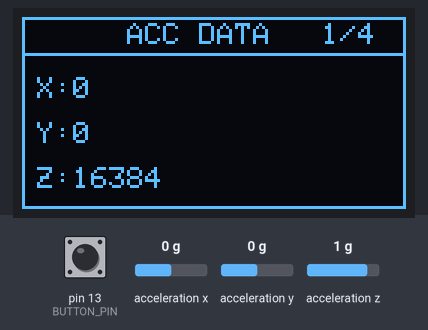
The sketch below on a simulated Arduino Uno, built with avr-gcc and run on an emulated ATmega328P. Parts: 128×64 one-colour display. Wiring (inferred from the names in the program): MPU-6050 motion sensor at I2C address 0x68. Inputs (shaded band) come from the test bench; at power-on: acceleration x 0 g, pin 13 (BUTTON_PIN) HIGH, acceleration y 0 g, acceleration z 1 g.

Above: at 1.2 s.
1.3 s: acceleration x set to -1.4 g
At 2.5 s:
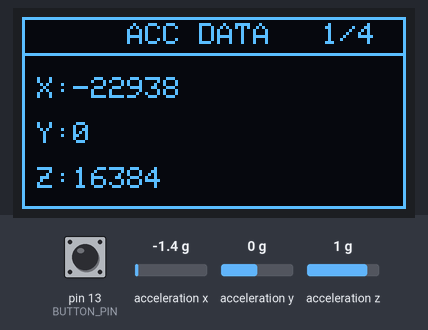
2.8 s: pin 13 (BUTTON_PIN) pulled LOW for 0.15 s
At 3.4 s:
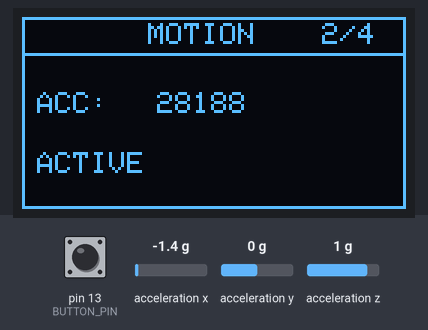
4.5 s: acceleration x set to 0 g
At 5.3 s:
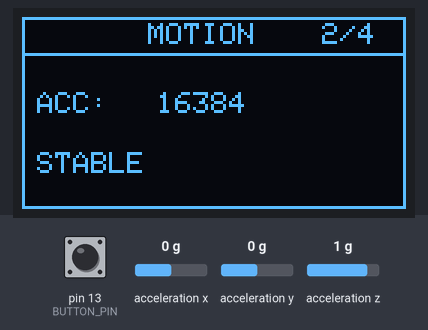
6.0 s: pin 13 (BUTTON_PIN) pulled LOW for 1 s
At 7.3 s:
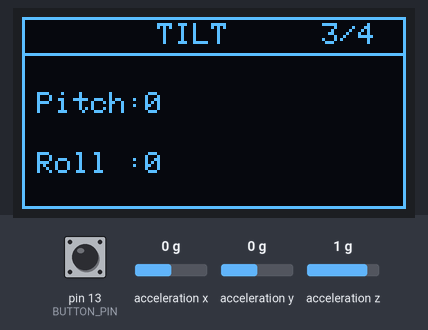
8.5 s: pin 13 (BUTTON_PIN) pulled LOW for 0.15 s
At 10.0 s:
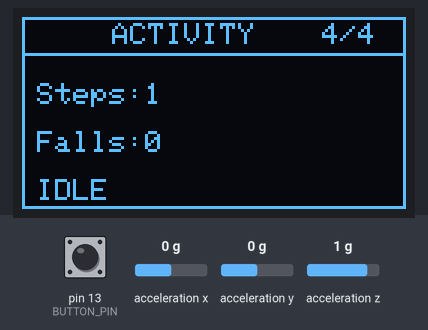
10.3 s: acceleration y set to -1.4 g
At 11.2 s:
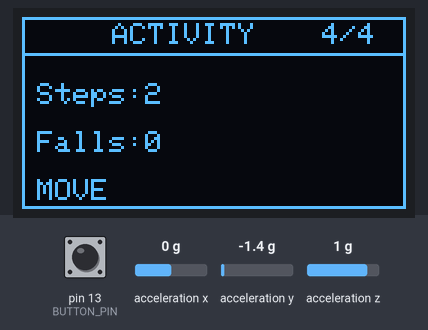
Timing chart, 0 to 13.3 s (numbered marks = the images above; inputs shaded):
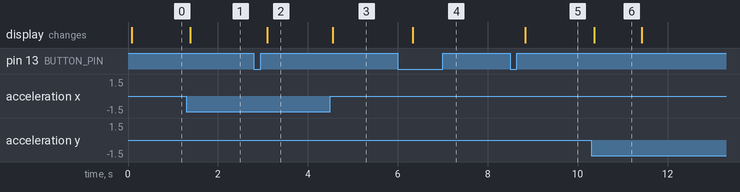

The sketch:

MPU6050_Activity_Dashboard.ino
```cpp
#include <Wire.h>
#include <Adafruit_GFX.h>
#include <Adafruit_SSD1306.h>
#include <math.h>

#define SCREEN_WIDTH 128
#define SCREEN_HEIGHT 64
#define BUTTON_PIN 13

Adafruit_SSD1306 display(SCREEN_WIDTH, SCREEN_HEIGHT, &Wire, -1);

int16_t AcX, AcY, AcZ;

int page = 0;
bool lastButton = HIGH;

int stepCount = 0;
int fallCount = 0;

bool stepDetected = false;
bool fallDetected = false;

unsigned long lastStepTime = 0;

void setup() {

  Serial.begin(9600);
  Wire.begin();

  pinMode(BUTTON_PIN, INPUT_PULLUP);

  // Wake MPU6050
  Wire.beginTransmission(0x68);
  Wire.write(0x6B);
  Wire.write(0);
  Wire.endTransmission(true);

  if (!display.begin(SSD1306_SWITCHCAPVCC, 0x3C)) {
    while (1);
  }

  display.clearDisplay();
  display.display();
}

void loop() {

  // Button Page Change
  bool currentButton = digitalRead(BUTTON_PIN);

  if (lastButton == HIGH && currentButton == LOW) {
    page++;
    if (page > 3) page = 0;
    delay(250);
  }

  lastButton = currentButton;

  // Read MPU6050 Accelerometer
  Wire.beginTransmission(0x68);
  Wire.write(0x3B);
  Wire.endTransmission(false);

  Wire.requestFrom(0x68, 6, true);

  if (Wire.available() >= 6) {
    AcX = Wire.read() << 8 | Wire.read();
    AcY = Wire.read() << 8 | Wire.read();
    AcZ = Wire.read() << 8 | Wire.read();
  }

  // Tilt Angles
  float pitch = atan2(AcY, AcZ) * 180.0 / PI;
  float roll  = atan2(AcX, AcZ) * 180.0 / PI;

  // Acceleration Magnitude
  float accMag = sqrt(
                   (long)AcX * AcX +
                   (long)AcY * AcY +
                   (long)AcZ * AcZ
                 );

  // Step Counter
  if (accMag > 22000 &&
      !stepDetected &&
      millis() - lastStepTime > 300) {

    stepCount++;
    stepDetected = true;
    lastStepTime = millis();
  }

  if (accMag < 18000)
    stepDetected = false;

  // Fall Counter
  if (!fallDetected && accMag > 30000) {
    fallCount++;
    fallDetected = true;
  }

  if (accMag < 18000)
    fallDetected = false;

  String status = "IDLE";

  if (millis() - lastStepTime < 1000)
    status = "MOVE";

  // OLED Display
  display.clearDisplay();

  display.setTextSize(1);
  display.setTextColor(WHITE);

  display.drawRect(0, 0, 128, 64, WHITE);

  // PAGE 1
  if (page == 0) {

    display.setCursor(35, 2);
    display.println("ACC DATA");

    display.drawLine(0, 12, 128, 12, WHITE);

    display.setCursor(5, 20);
    display.print("X:");
    display.println(AcX);

    display.setCursor(5, 35);
    display.print("Y:");
    display.println(AcY);

    display.setCursor(5, 50);
    display.print("Z:");
    display.println(AcZ);

    display.setCursor(100, 2);
    display.print("1/4");
  }

  // PAGE 2
  else if (page == 1) {

    display.setCursor(42, 2);
    display.println("MOTION");

    display.drawLine(0, 12, 128, 12, WHITE);

    display.setCursor(5, 25);
    display.print("ACC:");

    display.setCursor(45, 25);
    display.print((int)accMag);

    display.setCursor(5, 45);

    if (accMag > 18000)
      display.println("ACTIVE");
    else
      display.println("STABLE");

    display.setCursor(100, 2);
    display.print("2/4");
  }

  // PAGE 3
  else if (page == 2) {

    display.setCursor(45, 2);
    display.println("TILT");

    display.drawLine(0, 12, 128, 12, WHITE);

    display.setCursor(5, 25);
    display.print("Pitch:");
    display.print((int)pitch);

    display.setCursor(5, 45);
    display.print("Roll :");
    display.print((int)roll);

    display.setCursor(100, 2);
    display.print("3/4");
  }

  // PAGE 4
  else {

    display.setCursor(30, 2);
    display.println("ACTIVITY");

    display.drawLine(0, 12, 128, 12, WHITE);

    display.setCursor(5, 22);
    display.print("Steps:");
    display.println(stepCount);

    display.setCursor(5, 38);
    display.print("Falls:");
    display.println(fallCount);

    display.setCursor(5, 54);
    display.print(status);

    display.setCursor(100, 2);
    display.print("4/4");
  }

  display.display();

  delay(50);
}
```

Measured:
- after the input at 1.3 s, the display: changes after 0.08 s (image 1)
- after the input at 2.8 s, the display: changes after 0.30 s (image 2)
- after the input at 4.5 s, the display: changes after 0.05 s (image 3)
- after the input at 6.0 s, the display: changes after 0.33 s (image 4)
- after the input at 8.5 s, the display: changes after 0.33 s (image 5)
- after the input at 10.3 s, the display: changes after 0.07 s (image 6)
- what the display in image 6 shows lasts 1.0 s, from 10.4 s to 11.4 s
